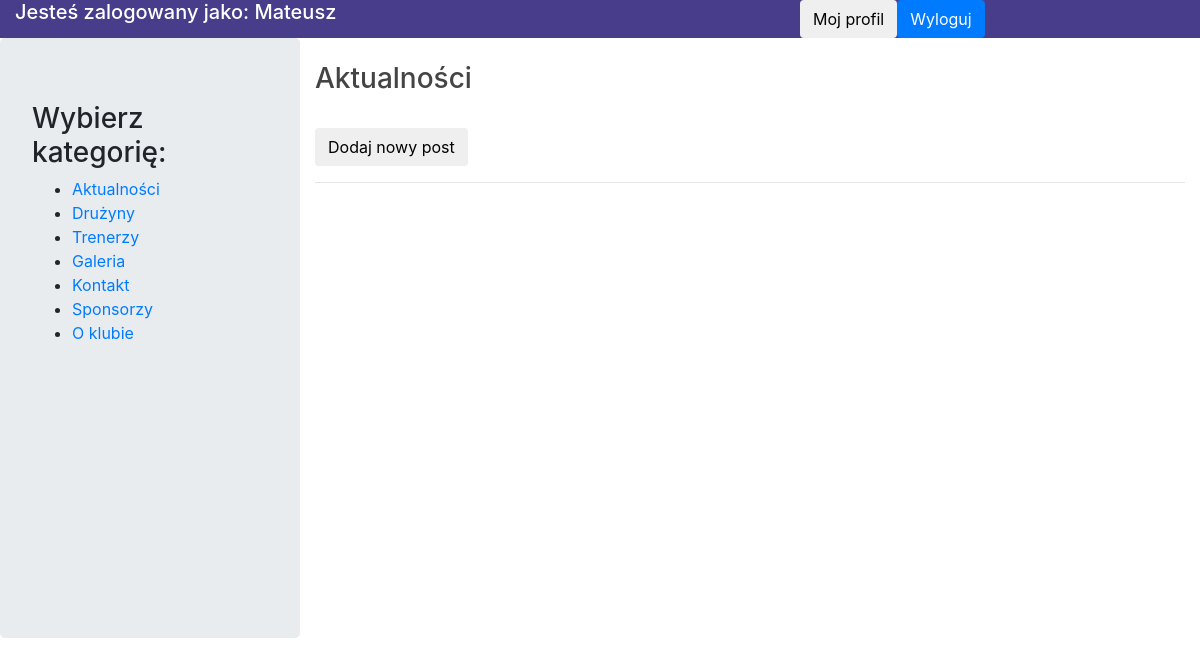
/admin/panel.php?strona=aktualnosci (signed in), run on an earlier commit of the app's database.
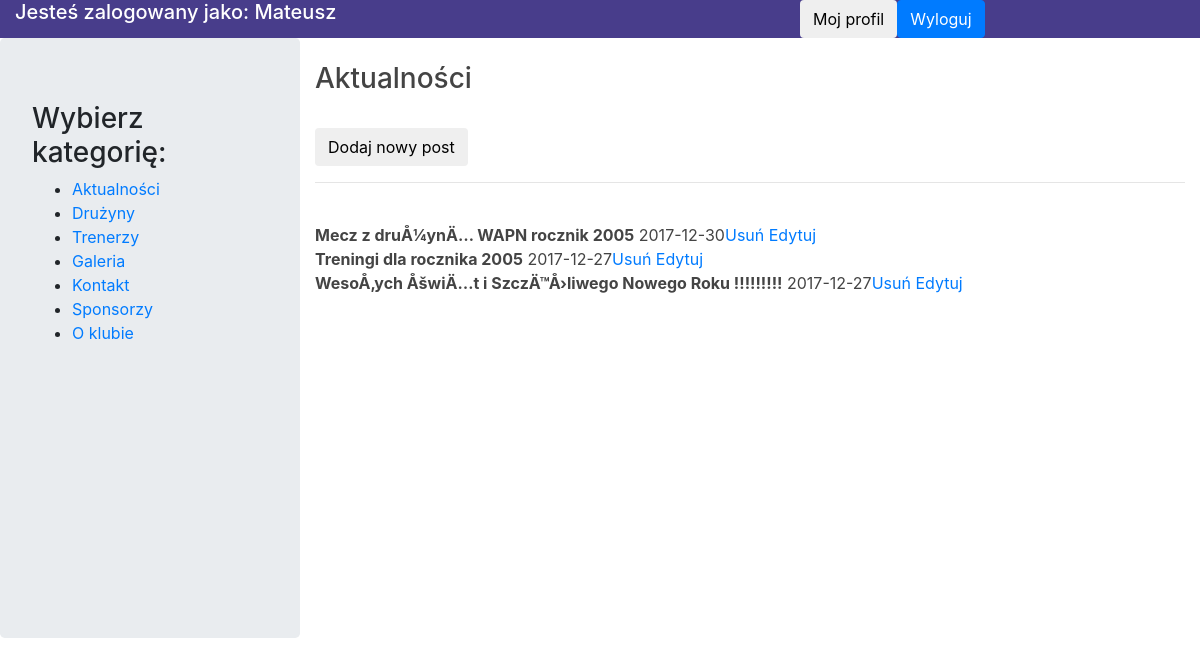
And on a later commit of the database.
### tables this page shows
CREATE TABLE `posts` (
  `id_post` int(11) NOT NULL,
  `title` text NOT NULL,
  `content` text NOT NULL,
  `author` text NOT NULL,
  `date` text NOT NULL
);

### admin/panel/view/aktualnosci.php (the view, shortened to what this page needs)
<?php
    function aktualnosci() {
        require_once('../admin/scripts/connect.php');
        $con = mysqli_connect($host, $usr, $pass, $db);
        echo '<br><h3>Aktualności</h3><br>
            <a href="../admin/panel.php?strona=nowypost"><button class="btn">Dodaj nowy post</button></a><br><hr><br>';
                $news = mysqli_query($con, "SELECT id_post, title, date FROM posts ORDER BY id_post DESC");
                while($aktualnosci = mysqli_fetch_assoc($news)) {
                    echo '<b>'.$aktualnosci['title']."</b> ".$aktualnosci['date'].'<a href="../admin/panel/model/delete_post.php?id='.$aktualnosci['id_post'].'">Usuń</a> <a href="../admin/panel.php?strona=edytujpost&id='.$aktualnosci['id_post'].'">Edytuj</a><br>';
                }
    }
?>

### admin/panel.php (shortened to what this page needs)
<!DOCTYPE html>
<html lang="pl">
<head>
    <link rel="stylesheet" href="/promnik/css/bootstrap.css">
    <link rel="stylesheet" href="../css/panel.css">
</head>
<body>
<?php
if(isset($_SESSION['log_status']) && $_SESSION['log_status'] === 1) {
    echo '<div id="container" class="container-fluid">
            <div id="baner" class="row">
                <h5 class="col-md-8">Jesteś zalogowany jako: '.$_SESSION['usr_name'].'</h5>
                <a href="../admin/panel.php?strona=profil&id='.$_SESSION['user_id'].'"><button class="btn" class="col-md-2">Moj profil</button></a>
                <a href="../admin/scripts/logout.php"><button class="btn-primary btn">Wyloguj</button></a>
            </div>
            <div class="row">
                <div id="left" class="col-md-3 jumbotron" style="height: 50vw">
                    <h3>Wybierz kategorię:</h3>
                    <ul>
                        <li><a href="../admin/panel.php?strona=aktualnosci">Aktualności</a></li>
                        <li><a href="../admin/panel.php?strona=teams">Drużyny</a></li>
                        <li><a href="../admin/panel.php?strona=trenerzy">Trenerzy</a></li>
                        <li><a href="../admin/panel.php?strona=galeria">Galeria</a></li>
                        <li><a href="../admin/panel.php?strona=kontakt">Kontakt</a></li>
                        <li><a href="../admin/panel.php?strona=sponsorzy">Sponsorzy</a></li>
                        <li><a href="../admin/panel.php?strona=o_klubie">O klubie</a></li>
                    </ul>
                </div>
                <div id="right" class="col-md-9">';
                    switch($_GET['strona']) {
                        case "aktualnosci":
                            require_once('../admin/panel/view/aktualnosci.php');
                            aktualnosci();
                            break;
                    }
                    echo '</div></div></div>';
}
else {
    echo 'Błąd logowania<br><a href="../admin/index.php">Powrót do strony logowania</a>';
}
?>
</body>
</html>

### css/panel.css (style rules this page uses)
#baner { background-color:darkslateblue; color: white; }
#right { color: #444; }

What changed in the data, as far as the page shows it:
added posts: title "Mecz z druÅ¼ynÄ… WAPN rocznik 2005", date "2017-12-30"
added posts: title "Treningi dla rocznika 2005", date "2017-12-27"
added posts: title "WesoÅ‚ych ÅšwiÄ…t i SzczÄ™Å›liwego Nowego Roku !!!!!!!!!", date "2017-12-27"
